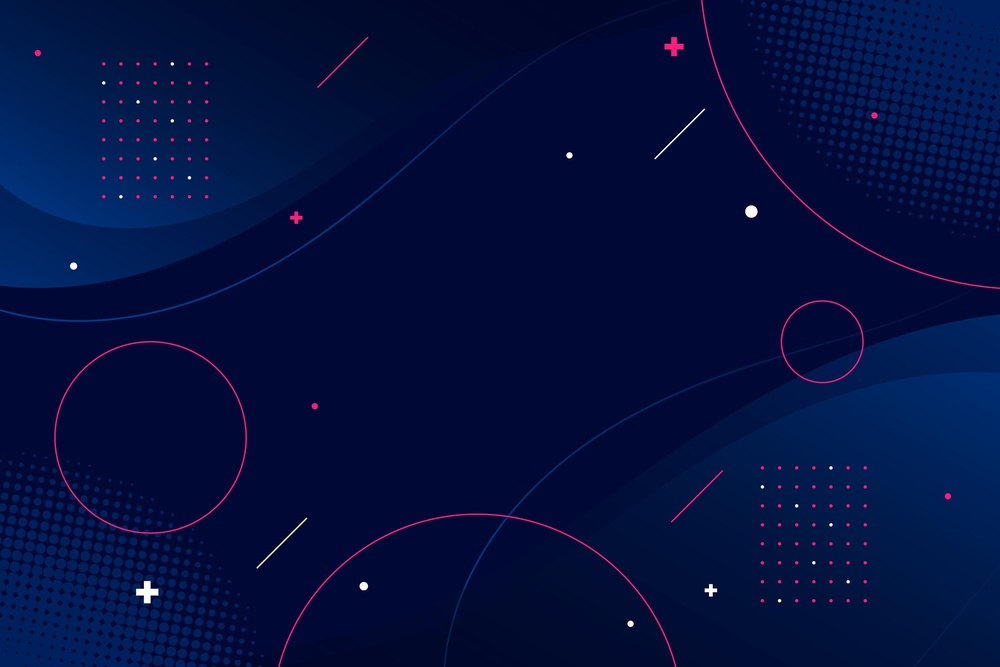
#> input picture 5172658.jpg, 1000 x 667 px, shrunk from 3000 x 2000 before the run, given in place of the camera
$ jupyter execute 'Colour Detection_Specific_Blue_P53.ipynb'   (text cells are left out)
#> lines starting #> are read from the running program, lines starting #| are printed output that depends on the picture; after the words box and inside, x2 and y2 are one past the last pixel; in counts of white or black regions, pixels touching at a corner belong together
[cell 1]
import cv2
import numpy as np

cap=cv2.VideoCapture(0)
while True:
    _, frame=cap.read()
#> frame is the input picture: shape (667, 1000, 3); mean B, G, R 63, 15.6, 2.6
    hsv_frame=cv2.cvtColor(frame,cv2.COLOR_BGR2HSV)
#> hsv_frame: shape (667, 1000, 3); mean H, S, V 114.3, 251.2, 63.3

    #Blue Color
    low_blue=np.array([94,80,2])
    high_blue=np.array([129,255,255])
    blue_mask=cv2.inRange(hsv_frame,low_blue,high_blue)
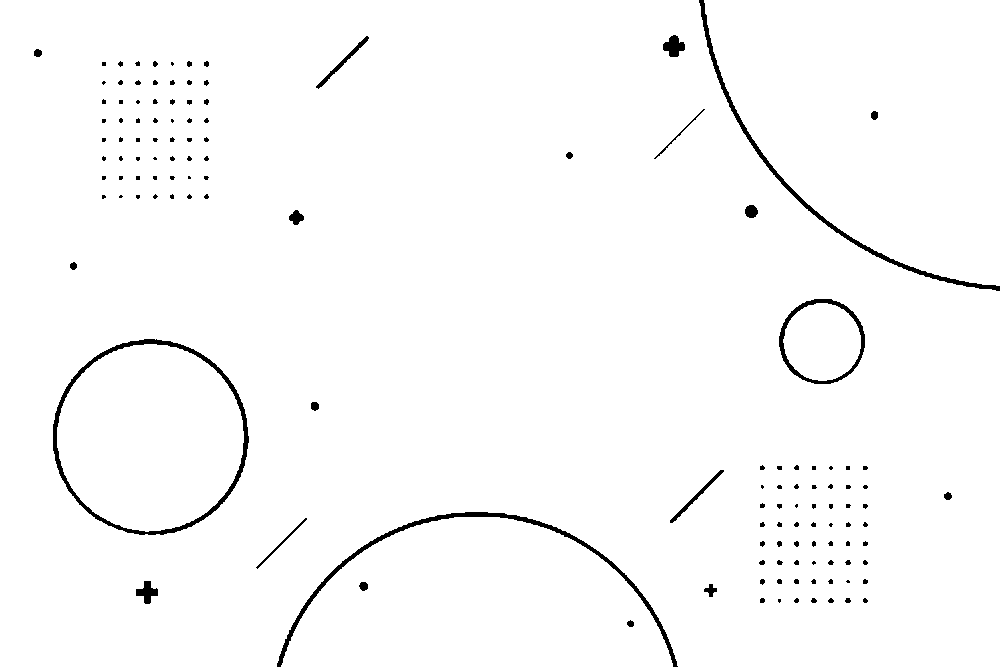
#> blue_mask: shape (667, 1000); 98.2% white; 133 black regions (78 under 20 px), largest, box (x1, y1, x2, y2) and area: (53, 339, 249, 535) 2541, (277, 512, 678, 667) 2299, (699, 0, 1000, 291) 1970
    blue=cv2.bitwise_and(frame,frame,mask=blue_mask)
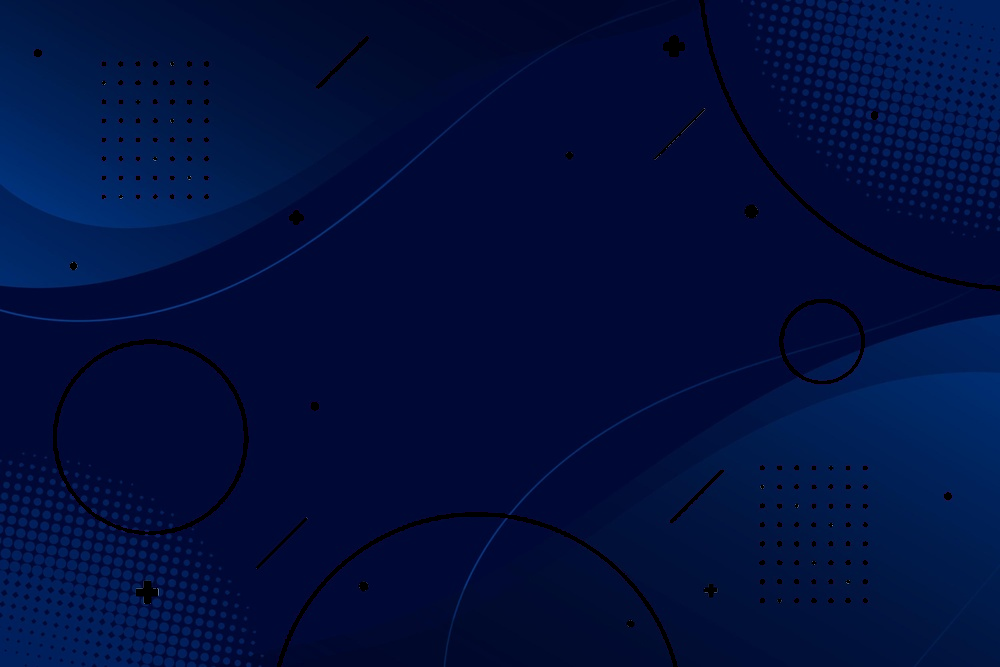
#> blue: shape (667, 1000, 3); mean B, G, R 61.3, 14.9, 0.8

    cv2.imshow("Frame",frame)
    cv2.imshow("Blue",blue)
    key=cv2.waitKey(1)
#> (key q is pressed here)
    if cv2.waitKey(10) & 0xFF == ord('q'):
#> (key q is pressed here)
        cap.release()
        cv2.destroyAllWindows()
        break
